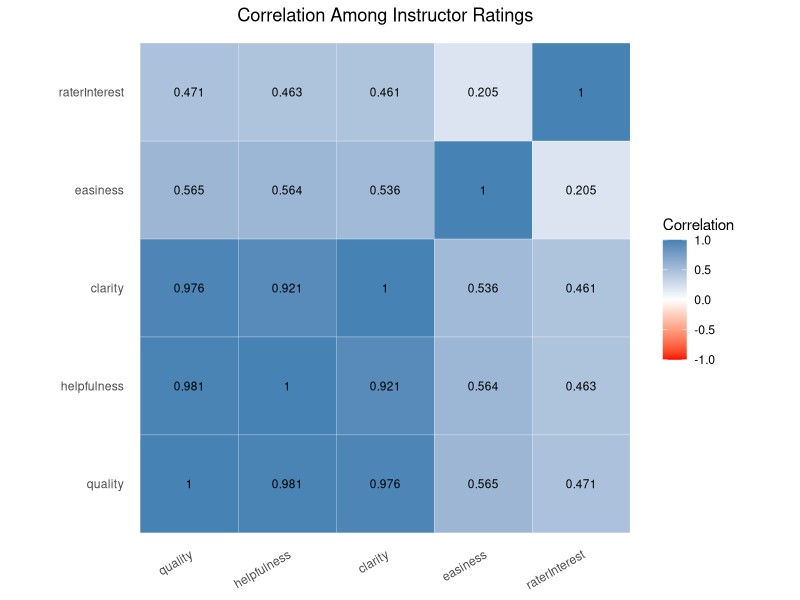
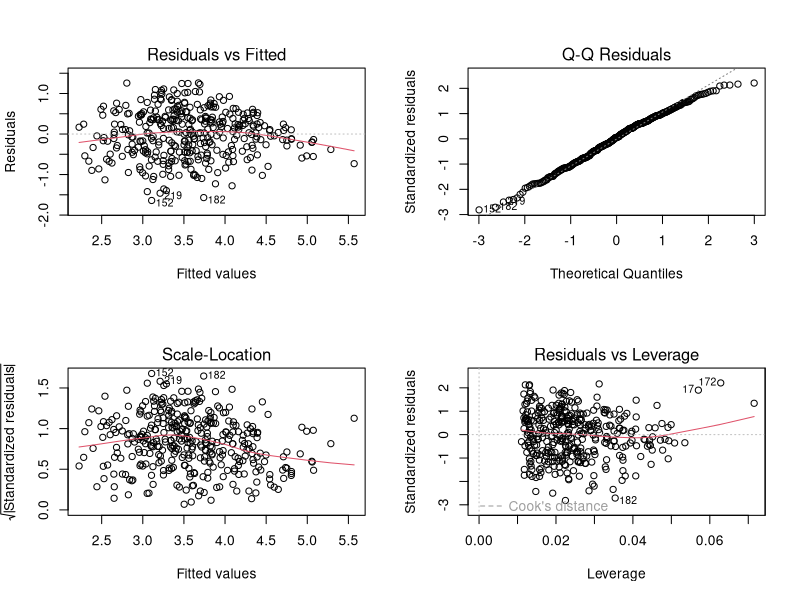
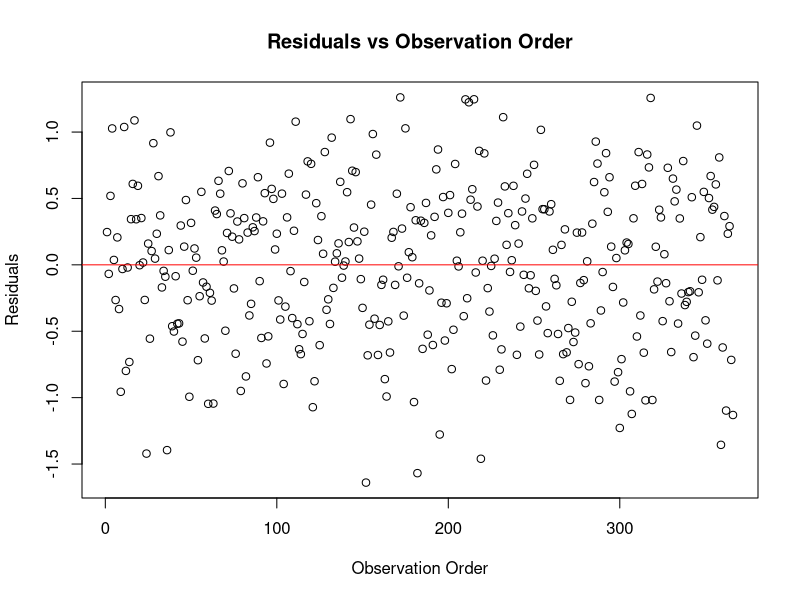

These figures' R source, in order:
## ---- chunk 1
#| message: true
#| warning: true
#| include: false
#install.packages("here")
#install.packages("reshape2")
#install.packages("car")
library(dplyr)
library(here)
library(tidyr)
library(ggplot2)
library(knitr)
library(reshape2)
library(car)
library(broom)

data <- read.csv(here("data", "processed", "cleaned.csv"), header = TRUE)

## ---- chunk 2
#| label: fig-correlation
#| echo: false
#| message: false
#| warning: false
ratings <- data[, c("quality", "helpfulness", "clarity", "easiness", "raterInterest")]

cor_matrix <- cor(ratings)
cor_long <- melt(cor_matrix)

# Plot correlation heatmap
ggplot(cor_long, aes(Var1, Var2, fill = value)) +
  geom_tile(color = "white") +
  geom_text(aes(label = round(value, 3)), size = 3) +
  scale_fill_gradient2(low = "red", mid = "white", high = "steelblue",
                       midpoint = 0, limits = c(-1, 1)) +
  labs(title = "Correlation Among Instructor Ratings",
       x = NULL, y = NULL, fill = "Correlation") +
  coord_fixed() +
  theme_minimal() +
  theme(
    plot.title = element_text(hjust = 0.5),
    axis.text.x = element_text(angle = 30, hjust = 1),
    panel.grid = element_blank()
  )
## ---- chunk 3
#| echo: false
#| message: false
#| warning: false
#| include: false
# Fit the original multiple linear regression model
model1 <- lm(quality ~ gender + numYears + discipline + easiness + raterInterest + pepper, data = data)

# Check model results
summary(model1)
# Check regression assumptions
par(mfrow = c(2, 2))
plot(model1)
par(mfrow = c(1, 1))

plot(residuals(model1),
     xlab = "Observation Order",
     ylab = "Residuals",
     main = "Residuals vs Observation Order")
abline(h = 0, col = "red")

# Check multicollinearity
vif(model1)

library(lmtest)

# Test heteroscedasticity
bptest(model1)

# Check influential observations
sort(cooks.distance(model1), decreasing = TRUE)[1:10]
cooks <- cooks.distance(model1)
which(cooks > 4/nobs(model1))

# Identify potentially influential observations
influential <- cooks > 4 / nobs(model1)

# Refit model without flagged observations
model_sensitivity <- lm(
  formula(model1),
  data = model.frame(model1)[!influential, ]
)

# Compare regression coefficients
round(cbind(
  Original = coef(model1),
  Sensitivity = coef(model_sensitivity)
), 3)
## ---- chunk 4
#| label: tbl-regression  
#| echo: false 
#| warning: false 
#| message: false
#| fig-align: center

# Summarize regression results
model_table <- tidy(model1, conf.int = TRUE) %>%
  mutate(
    across(c(estimate, std.error, conf.low, conf.high), ~round(.x, 3)),
    CI = sprintf("[%.3f, %.3f]", conf.low, conf.high),
    p.value = ifelse(p.value < 0.001, "<0.001", sprintf("%.3f", p.value))
  ) %>%
  select(term, estimate, std.error, CI, p.value)

# Display regression table
kable(model_table,
      col.names = c("Predictor", "Estimate", "SE", "95% CI", "p-value"),
      caption = "Multiple Linear Regression Results for Instructor Quality",
      align = "lcccc")
